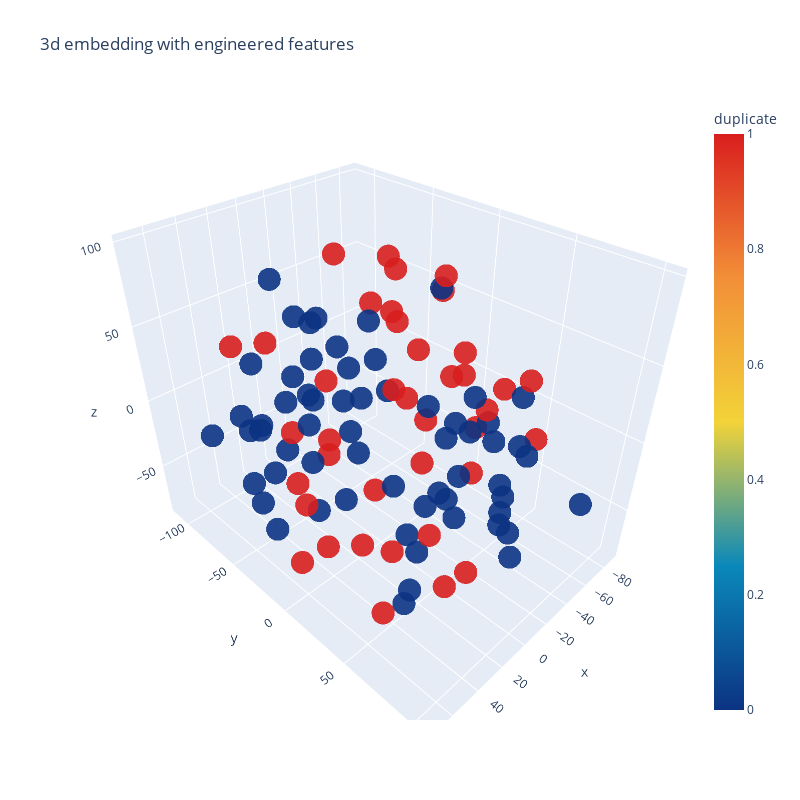

The notebook cell saved with this chart:
### Code cell
import plotly.graph_objs as go
import plotly.tools as tls
import plotly.offline as py
py.init_notebook_mode(connected=True)

trace1 = go.Scatter3d(
    x=tsne3d[:,0],
    y=tsne3d[:,1],
    z=tsne3d[:,2],
    mode='markers',
    marker=dict(
        sizemode='diameter',
        color = y,
        colorscale = 'Portland',
        colorbar = dict(title = 'duplicate'),
        line=dict(color='rgb(255, 255, 255)'),
        opacity=0.9
    )
)

data=[trace1]
layout=dict(height=800, width=800, title='3d embedding with engineered features')
fig=dict(data=data, layout=layout)
py.iplot(fig, filename='3DBubble')
